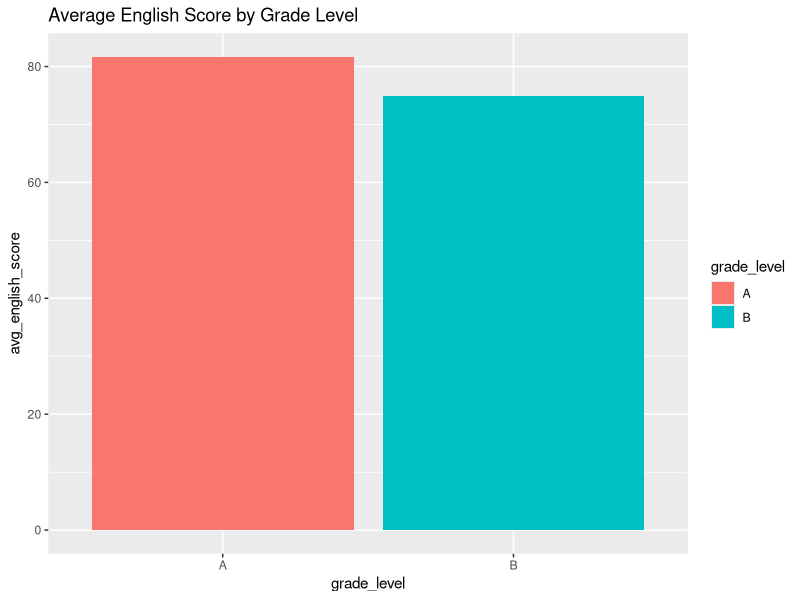

The R script that drew this image:

library(dplyr)
library(ggplot2)

# Sample dataset
students <- data.frame(
  name = c("Alice", "Bob", "Charlie", "David", "Emily"),
  math_score = c(80, 65, 75, 85, 90),
  english_score = c(70, 80, 85, 75, 90),
  grade_level = c("A", "B", "A", "B", "A")
)

# Complex cumulative commands
students %>%
  filter(math_score >= 70) %>%
  group_by(grade_level) %>%
  summarize(avg_english_score = mean(english_score)) %>%
  ggplot(aes(x = grade_level, y = avg_english_score, fill = grade_level)) +
  geom_bar(stat = "identity") +
  labs(title = "Average English Score by Grade Level")
